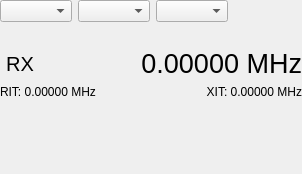
<?xml version="1.0" encoding="UTF-8"?>
<ui version="4.0">
 <class>RigWidget</class>
 <widget class="QWidget" name="RigWidget">
  <property name="geometry">
   <rect>
    <x>0</x>
    <y>0</y>
    <width>302</width>
    <height>174</height>
   </rect>
  </property>
  <property name="windowTitle">
   <string>Form</string>
  </property>
  <layout class="QVBoxLayout" name="verticalLayout">
   <property name="leftMargin">
    <number>0</number>
   </property>
   <property name="topMargin">
    <number>0</number>
   </property>
   <property name="rightMargin">
    <number>0</number>
   </property>
   <property name="bottomMargin">
    <number>0</number>
   </property>
   <item>
    <layout class="QHBoxLayout" name="horizontalLayout_5">
     <property name="topMargin">
      <number>0</number>
     </property>
     <item>
      <widget class="QComboBox" name="rigProfilCombo">
       <property name="sizePolicy">
        <sizepolicy hsizetype="Maximum" vsizetype="Fixed">
         <horstretch>0</horstretch>
         <verstretch>0</verstretch>
        </sizepolicy>
       </property>
       <property name="focusPolicy">
        <enum>Qt::ClickFocus</enum>
       </property>
       <property name="sizeAdjustPolicy">
        <enum>QComboBox::AdjustToContents</enum>
       </property>
      </widget>
     </item>
     <item>
      <widget class="QComboBox" name="bandComboBox">
       <property name="focusPolicy">
        <enum>Qt::ClickFocus</enum>
       </property>
       <property name="sizeAdjustPolicy">
        <enum>QComboBox::AdjustToContents</enum>
       </property>
      </widget>
     </item>
     <item>
      <widget class="QComboBox" name="modeComboBox">
       <property name="focusPolicy">
        <enum>Qt::ClickFocus</enum>
       </property>
       <property name="sizeAdjustPolicy">
        <enum>QComboBox::AdjustToContents</enum>
       </property>
      </widget>
     </item>
     <item>
      <spacer name="horizontalSpacer_2">
       <property name="orientation">
        <enum>Qt::Horizontal</enum>
       </property>
       <property name="sizeHint" stdset="0">
        <size>
         <width>40</width>
         <height>20</height>
        </size>
       </property>
      </spacer>
     </item>
    </layout>
   </item>
   <item>
    <layout class="QHBoxLayout" name="horizontalLayout_2">
     <item>
      <widget class="QLabel" name="pwrLabel">
       <property name="maximumSize">
        <size>
         <width>16777215</width>
         <height>16777215</height>
        </size>
       </property>
       <property name="text">
        <string/>
       </property>
      </widget>
     </item>
     <item>
      <widget class="QLabel" name="vfoLabel">
       <property name="maximumSize">
        <size>
         <width>60</width>
         <height>16777215</height>
        </size>
       </property>
       <property name="text">
        <string/>
       </property>
       <property name="alignment">
        <set>Qt::AlignRight|Qt::AlignTrailing|Qt::AlignVCenter</set>
       </property>
      </widget>
     </item>
     <item>
      <widget class="QLabel" name="modeLabel">
       <property name="maximumSize">
        <size>
         <width>60</width>
         <height>16777215</height>
        </size>
       </property>
       <property name="text">
        <string/>
       </property>
       <property name="alignment">
        <set>Qt::AlignRight|Qt::AlignTrailing|Qt::AlignVCenter</set>
       </property>
      </widget>
     </item>
    </layout>
   </item>
   <item>
    <layout class="QHBoxLayout" name="horizontalLayout_3">
     <property name="topMargin">
      <number>0</number>
     </property>
     <item>
      <widget class="QLabel" name="pttLabel">
       <property name="maximumSize">
        <size>
         <width>40</width>
         <height>16777215</height>
        </size>
       </property>
       <property name="font">
        <font>
         <pointsize>15</pointsize>
        </font>
       </property>
       <property name="text">
        <string>RX</string>
       </property>
       <property name="alignment">
        <set>Qt::AlignCenter</set>
       </property>
      </widget>
     </item>
     <item>
      <widget class="TunableLabel" name="freqLabel">
       <property name="font">
        <font>
         <pointsize>20</pointsize>
         <strikeout>false</strikeout>
        </font>
       </property>
       <property name="text">
        <string>0.00000 MHz</string>
       </property>
       <property name="alignment">
        <set>Qt::AlignRight|Qt::AlignTrailing|Qt::AlignVCenter</set>
       </property>
      </widget>
     </item>
    </layout>
   </item>
   <item>
    <layout class="QHBoxLayout" name="horizontalLayout_4">
     <property name="topMargin">
      <number>0</number>
     </property>
     <item>
      <widget class="QLabel" name="ritOffset">
       <property name="text">
        <string>RIT: 0.00000 MHz</string>
       </property>
      </widget>
     </item>
     <item>
      <widget class="QLabel" name="xitOffset">
       <property name="text">
        <string>XIT: 0.00000 MHz</string>
       </property>
       <property name="alignment">
        <set>Qt::AlignRight|Qt::AlignTrailing|Qt::AlignVCenter</set>
       </property>
      </widget>
     </item>
    </layout>
   </item>
   <item>
    <spacer name="verticalSpacer">
     <property name="orientation">
      <enum>Qt::Vertical</enum>
     </property>
     <property name="sizeHint" stdset="0">
      <size>
       <width>20</width>
       <height>40</height>
      </size>
     </property>
    </spacer>
   </item>
  </layout>
 </widget>
 <customwidgets>
  <customwidget>
   <class>TunableLabel</class>
   <extends>QLabel</extends>
   <header>tunablelabel.h</header>
  </customwidget>
 </customwidgets>
 <resources/>
 <connections>
  <connection>
   <sender>rigProfilCombo</sender>
   <signal>currentTextChanged(QString)</signal>
   <receiver>RigWidget</receiver>
   <slot>rigProfileComboChanged(QString)</slot>
   <hints>
    <hint type="sourcelabel">
     <x>69</x>
     <y>88</y>
    </hint>
    <hint type="destinationlabel">
     <x>102</x>
     <y>54</y>
    </hint>
   </hints>
  </connection>
  <connection>
   <sender>bandComboBox</sender>
   <signal>currentTextChanged(QString)</signal>
   <receiver>RigWidget</receiver>
   <slot>bandComboChanged(QString)</slot>
   <hints>
    <hint type="sourcelabel">
     <x>209</x>
     <y>250</y>
    </hint>
    <hint type="destinationlabel">
     <x>209</x>
     <y>135</y>
    </hint>
   </hints>
  </connection>
  <connection>
   <sender>modeComboBox</sender>
   <signal>currentTextChanged(QString)</signal>
   <receiver>RigWidget</receiver>
   <slot>modeComboChanged(QString)</slot>
   <hints>
    <hint type="sourcelabel">
     <x>101</x>
     <y>152</y>
    </hint>
    <hint type="destinationlabel">
     <x>101</x>
     <y>86</y>
    </hint>
   </hints>
  </connection>
 </connections>
 <slots>
  <slot>rigProfileComboChanged(QString)</slot>
  <slot>bandComboChanged(QString)</slot>
  <slot>modeComboChanged(QString)</slot>
 </slots>
</ui>
